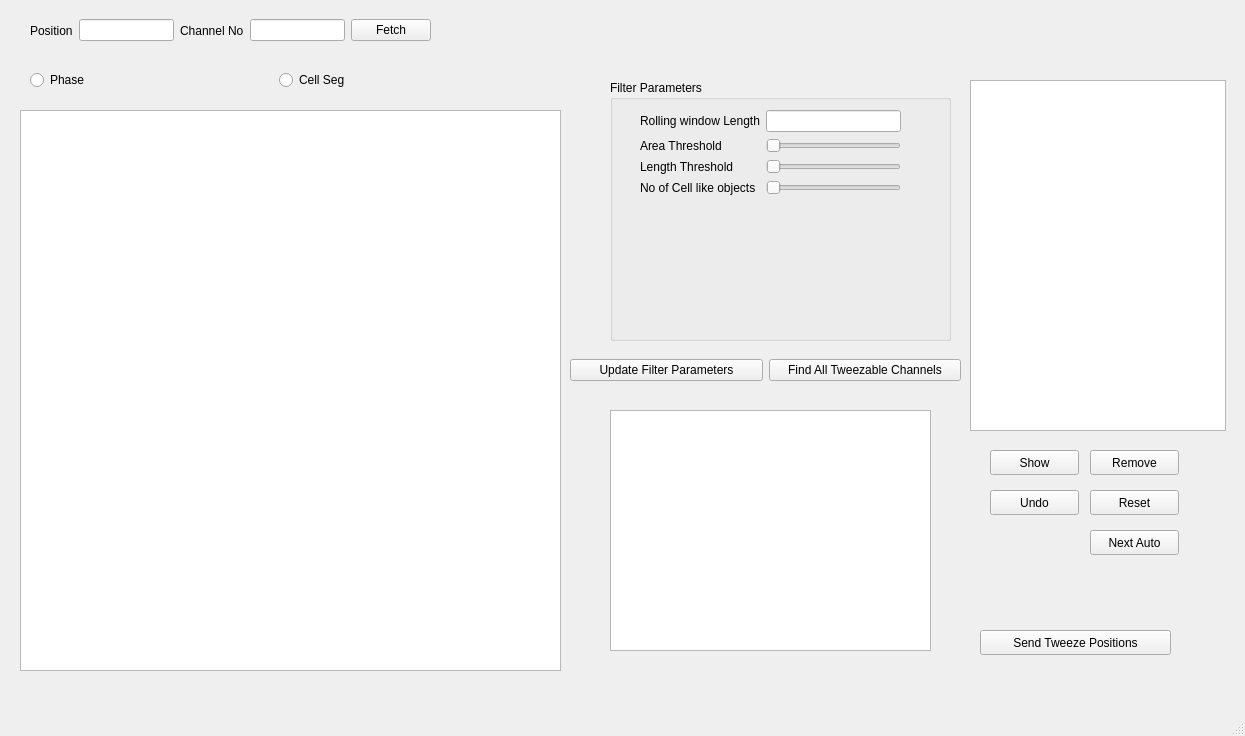
<?xml version="1.0" encoding="UTF-8"?>
<ui version="4.0">
 <class>ViewerWindow</class>
 <widget class="QMainWindow" name="ViewerWindow">
  <property name="geometry">
   <rect>
    <x>0</x>
    <y>0</y>
    <width>1245</width>
    <height>736</height>
   </rect>
  </property>
  <property name="windowTitle">
   <string>MainWindow</string>
  </property>
  <widget class="QWidget" name="centralwidget">
   <widget class="QListView" name="activePositions">
    <property name="geometry">
     <rect>
      <x>970</x>
      <y>80</y>
      <width>256</width>
      <height>351</height>
     </rect>
    </property>
   </widget>
   <widget class="QPushButton" name="removeButton">
    <property name="geometry">
     <rect>
      <x>1090</x>
      <y>450</y>
      <width>89</width>
      <height>25</height>
     </rect>
    </property>
    <property name="text">
     <string>Remove</string>
    </property>
   </widget>
   <widget class="QPushButton" name="showButton">
    <property name="geometry">
     <rect>
      <x>990</x>
      <y>450</y>
      <width>89</width>
      <height>25</height>
     </rect>
    </property>
    <property name="text">
     <string>Show</string>
    </property>
   </widget>
   <widget class="QPushButton" name="undoButton">
    <property name="geometry">
     <rect>
      <x>990</x>
      <y>490</y>
      <width>89</width>
      <height>25</height>
     </rect>
    </property>
    <property name="text">
     <string>Undo</string>
    </property>
   </widget>
   <widget class="QPushButton" name="resetButton">
    <property name="geometry">
     <rect>
      <x>1090</x>
      <y>490</y>
      <width>89</width>
      <height>25</height>
     </rect>
    </property>
    <property name="text">
     <string>Reset</string>
    </property>
   </widget>
   <widget class="ImageView" name="graphicsView">
    <property name="geometry">
     <rect>
      <x>20</x>
      <y>110</y>
      <width>541</width>
      <height>561</height>
     </rect>
    </property>
   </widget>
   <widget class="QGroupBox" name="filterParametersBox">
    <property name="geometry">
     <rect>
      <x>610</x>
      <y>80</y>
      <width>341</width>
      <height>261</height>
     </rect>
    </property>
    <property name="title">
     <string>Filter Parameters</string>
    </property>
    <widget class="QWidget" name="formLayoutWidget">
     <property name="geometry">
      <rect>
       <x>30</x>
       <y>30</y>
       <width>261</width>
       <height>201</height>
      </rect>
     </property>
     <layout class="QFormLayout" name="formLayout">
      <item row="0" column="0">
       <widget class="QLabel" name="windowLengthLabel">
        <property name="text">
         <string>Rolling window Length</string>
        </property>
       </widget>
      </item>
      <item row="0" column="1">
       <widget class="QLineEdit" name="windowLengthLine"/>
      </item>
      <item row="1" column="0">
       <widget class="QLabel" name="areaLabel">
        <property name="text">
         <string>Area Threshold</string>
        </property>
       </widget>
      </item>
      <item row="2" column="0">
       <widget class="QLabel" name="lengthLabel">
        <property name="text">
         <string>Length Threshold</string>
        </property>
       </widget>
      </item>
      <item row="1" column="1">
       <widget class="QSlider" name="areaSlider">
        <property name="orientation">
         <enum>Qt::Horizontal</enum>
        </property>
       </widget>
      </item>
      <item row="2" column="1">
       <widget class="QSlider" name="lengthSlider">
        <property name="orientation">
         <enum>Qt::Horizontal</enum>
        </property>
       </widget>
      </item>
      <item row="3" column="0">
       <widget class="QLabel" name="cellObjectsLabel">
        <property name="text">
         <string>No of Cell like objects</string>
        </property>
       </widget>
      </item>
      <item row="3" column="1">
       <widget class="QSlider" name="cellObjectsSlider">
        <property name="orientation">
         <enum>Qt::Horizontal</enum>
        </property>
       </widget>
      </item>
     </layout>
    </widget>
   </widget>
   <widget class="QPushButton" name="nextAutoButton">
    <property name="geometry">
     <rect>
      <x>1090</x>
      <y>530</y>
      <width>89</width>
      <height>25</height>
     </rect>
    </property>
    <property name="text">
     <string>Next Auto</string>
    </property>
   </widget>
   <widget class="QPushButton" name="sendTweezePositionsButton">
    <property name="geometry">
     <rect>
      <x>980</x>
      <y>630</y>
      <width>191</width>
      <height>25</height>
     </rect>
    </property>
    <property name="text">
     <string>Send Tweeze Positions</string>
    </property>
   </widget>
   <widget class="ImageView" name="propertiesView">
    <property name="geometry">
     <rect>
      <x>610</x>
      <y>410</y>
      <width>321</width>
      <height>241</height>
     </rect>
    </property>
   </widget>
   <widget class="QWidget" name="horizontalLayoutWidget">
    <property name="geometry">
     <rect>
      <x>30</x>
      <y>10</y>
      <width>401</width>
      <height>41</height>
     </rect>
    </property>
    <layout class="QHBoxLayout" name="horizontalLayout">
     <item>
      <widget class="QLabel" name="positionLabel">
       <property name="text">
        <string>Position</string>
       </property>
      </widget>
     </item>
     <item>
      <widget class="QLineEdit" name="positionNoLine"/>
     </item>
     <item>
      <widget class="QLabel" name="channelNoLabel">
       <property name="text">
        <string>Channel No</string>
       </property>
      </widget>
     </item>
     <item>
      <widget class="QLineEdit" name="channelNoLine"/>
     </item>
     <item>
      <widget class="QPushButton" name="fetchButton">
       <property name="text">
        <string>Fetch</string>
       </property>
      </widget>
     </item>
    </layout>
   </widget>
   <widget class="QWidget" name="horizontalLayoutWidget_2">
    <property name="geometry">
     <rect>
      <x>30</x>
      <y>60</y>
      <width>491</width>
      <height>41</height>
     </rect>
    </property>
    <layout class="QHBoxLayout" name="horizontalLayout_2">
     <item>
      <widget class="QRadioButton" name="phaseImage">
       <property name="text">
        <string>Phase</string>
       </property>
      </widget>
     </item>
     <item>
      <widget class="QRadioButton" name="cellSegImage">
       <property name="text">
        <string>Cell Seg</string>
       </property>
      </widget>
     </item>
    </layout>
   </widget>
   <widget class="QWidget" name="horizontalLayoutWidget_3">
    <property name="geometry">
     <rect>
      <x>570</x>
      <y>340</y>
      <width>391</width>
      <height>61</height>
     </rect>
    </property>
    <layout class="QHBoxLayout" name="horizontalLayout_3">
     <item>
      <widget class="QPushButton" name="pushButton">
       <property name="text">
        <string>Update Filter Parameters</string>
       </property>
      </widget>
     </item>
     <item>
      <widget class="QPushButton" name="findLocationsButton">
       <property name="text">
        <string>Find All Tweezable Channels</string>
       </property>
      </widget>
     </item>
    </layout>
   </widget>
  </widget>
  <widget class="QMenuBar" name="menubar">
   <property name="geometry">
    <rect>
     <x>0</x>
     <y>0</y>
     <width>1245</width>
     <height>22</height>
    </rect>
   </property>
  </widget>
  <widget class="QStatusBar" name="statusbar"/>
 </widget>
 <customwidgets>
  <customwidget>
   <class>ImageView</class>
   <extends>QGraphicsView</extends>
   <header>pyqtgraph</header>
  </customwidget>
 </customwidgets>
 <resources/>
 <connections/>
</ui>
